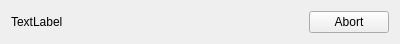
<?xml version="1.0" encoding="UTF-8"?>
<ui version="4.0">
 <class>AbortWidget</class>
 <widget class="QWidget" name="AbortWidget">
  <property name="geometry">
   <rect>
    <x>0</x>
    <y>0</y>
    <width>400</width>
    <height>43</height>
   </rect>
  </property>
  <property name="windowTitle">
   <string>Form</string>
  </property>
  <layout class="QHBoxLayout" name="horizontalLayout">
   <item>
    <widget class="QLabel" name="label">
     <property name="sizePolicy">
      <sizepolicy hsizetype="MinimumExpanding" vsizetype="Preferred">
       <horstretch>0</horstretch>
       <verstretch>0</verstretch>
      </sizepolicy>
     </property>
     <property name="text">
      <string>TextLabel</string>
     </property>
    </widget>
   </item>
   <item>
    <widget class="QPushButton" name="button">
     <property name="text">
      <string>Abort</string>
     </property>
    </widget>
   </item>
  </layout>
 </widget>
 <resources/>
 <connections/>
</ui>
